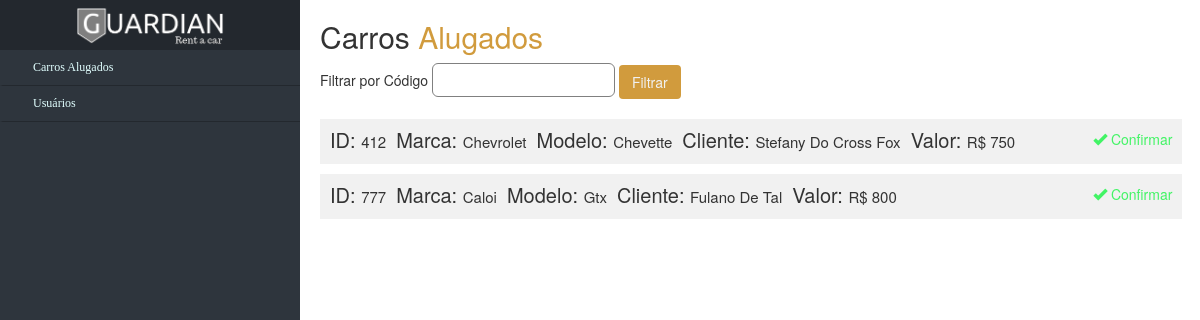
Screenshot of /Views/funcionario/dashboard.php with the database file from the repository.
### tables this page shows
CREATE TABLE `tb_locacao` (
  `id` int(11) NOT NULL,
  `car_id` int(11) NOT NULL,
  `client_id` int(11) NOT NULL,
  `value` float NOT NULL,
  `status` varchar(20) NOT NULL,
  `rent_date` date NOT NULL,
  `return_date` date NOT NULL,
  `car_brand` varchar(30) NOT NULL,
  `car_model` varchar(30) NOT NULL,
  `client_name` varchar(100) NOT NULL
);

### Views/funcionario/dashboard.php (the view, shortened to what this page needs)
<?php
    include('../../Config/config.php');
?>
<!DOCTYPE html>
<html lang="pt-br">
<head>
    <link rel="stylesheet" href="../../Assets/bootstrap-3.3.7-dist/css/bootstrap.min.css">
    <link rel="stylesheet" href="../../Assets/css/dashboard.css">
</head>
<body>
    <div class="nav-side-menu">
        <div class="brand">
            <img src="../../Assets/img/logo_bg_none.png" width="150rem" alt="logo">
        </div>
        <div class="menu-list">
            <ul id="menu-content" class="menu-content collapse out">
                <li>
                    <a href="#">
                        <i class="fa fa-gift fa-lg"></i> Carros Alugados
                    </a>
                </li>
                <li>
                    <a href="#">
                        <i class="fa fa-user fa-lg"></i> Usuários
                    </a>
                </li>
            </ul>
        </div>
    </div>
    <main>
        <div class="rent-header">
            <h2>Carros <span style="color: #d19b3d;">Alugados</span></h2>
            <form action="#" method="POST">
                <span>Filtrar por Código</span>
                <input type="text" name="rent_id" class="code-input" id="id_locacao">
                <input type="submit" class="btn btn-custom" value="Filtrar">
            </form>
        </div>
        <div id="card-wrapper">
            <?php
                if(isset($_POST['rent_id'])){
                    $sql = "SELECT * FROM tb_locacao WHERE id = ".$_POST['rent_id'];
                } else {
                    $sql = "SELECT * FROM tb_locacao";
                }
                $res_rented_cars = mysqli_query($CON, $sql);
                while ($row = $res_rented_cars->fetch_assoc()) {
                    echo '<div class="card-carro">';
                    echo '<h3>ID: </h3> <p>'.$row['id'].'</p>';
                    echo '<h3>Marca: </h3> <p>'.ucwords($row['car_brand']).'</p>';
                    echo '<h3>Modelo: </h3> <p>'.ucwords($row['car_model']).'</p>';
                    echo '<h3>Cliente: </h3> <p>'.ucwords($row['client_name']).'</p>';
                    echo '<h3>Valor: </h3> <p>R$ '.$row['value'].'</p>';
                    echo '<div class="icons">';
                    echo '<a href=""><i class="glyphicon glyphicon-ok"></i> Confirmar</a>';
                    echo '</div></div>';
                }
            ?>
        </div>
    </main>
</body>
</html>

### Assets/css/dashboard.css (style rules this page uses)
main { margin-left: 32rem; }
#card-wrapper { margin-top: 2rem; }
.icons { float: right; display: inline; }
.icons a { color: #42f465; }
.card-carro { margin-top: 1rem; background: #f1f1f1; padding: 1rem; height: 4.5rem; width: 98%; }
.card-carro > h3 { display: inline; font-size: 2rem; }
.card-carro > p { display: inline; font-size: 1.5rem; margin-right: 1rem; }
.nav-side-menu { overflow: auto; font-family: verdana; font-size: 12px; font-weight: 200; background-color: #2e353d; position: fixed; top: 0px; width: 300px; height: 100%; color: #e1ffff; }
.nav-side-menu .brand { background-color: #23282e; line-height: 50px; display: block; text-align: center; font-size: 14px; }
.nav-side-menu ul, .nav-side-menu li { list-style: none; padding: 0px; margin: 0px; line-height: 35px; cursor: pointer; }
.nav-side-menu li { padding-left: 0px; border-left: 3px solid #2e353d; border-bottom: 1px solid #23282e; }
.nav-side-menu li a { text-decoration: none; color: #e1ffff; }
.nav-side-menu li a i { padding-left: 10px; width: 20px; padding-right: 20px; }
@media (min-width: 767px) { .nav-side-menu .menu-list .menu-content { display: block; } }
body { margin: 0px; padding: 0px; }
.code-input { padding: 0.6rem; border-radius: 6px; border: 1px solid gray; }
.btn-custom { background: #d19b3d; color: #f1f1f1; }

### rows the page displays
tb_locacao: id "412", car_brand "Chevrolet", car_model "Chevette", client_name "Stefany Do Cross Fox", value "750"
tb_locacao: id "777", car_brand "Caloi", car_model "Gtx", client_name "Fulano De Tal", value "800"
